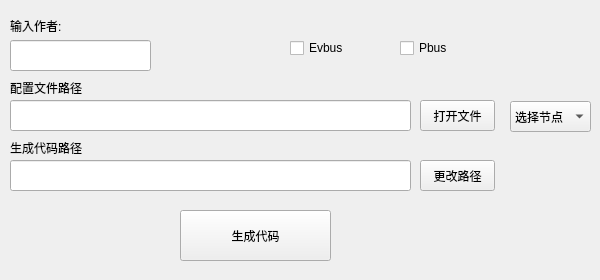
<?xml version="1.0" encoding="UTF-8"?>
<ui version="4.0">
 <class>MainWin</class>
 <widget class="QWidget" name="MainWin">
  <property name="geometry">
   <rect>
    <x>0</x>
    <y>0</y>
    <width>600</width>
    <height>280</height>
   </rect>
  </property>
  <property name="sizePolicy">
   <sizepolicy hsizetype="Fixed" vsizetype="Fixed">
    <horstretch>0</horstretch>
    <verstretch>0</verstretch>
   </sizepolicy>
  </property>
  <property name="minimumSize">
   <size>
    <width>600</width>
    <height>280</height>
   </size>
  </property>
  <property name="maximumSize">
   <size>
    <width>600</width>
    <height>280</height>
   </size>
  </property>
  <property name="windowTitle">
   <string>Rte代码生成工具</string>
  </property>
  <widget class="QPushButton" name="pushButton_openfile">
   <property name="geometry">
    <rect>
     <x>420</x>
     <y>100</y>
     <width>75</width>
     <height>31</height>
    </rect>
   </property>
   <property name="toolTip">
    <string>选择要打开的配置文件</string>
   </property>
   <property name="text">
    <string>打开文件</string>
   </property>
  </widget>
  <widget class="QLabel" name="label">
   <property name="geometry">
    <rect>
     <x>10</x>
     <y>80</y>
     <width>81</width>
     <height>16</height>
    </rect>
   </property>
   <property name="text">
    <string>配置文件路径</string>
   </property>
  </widget>
  <widget class="QLineEdit" name="lineEdit">
   <property name="geometry">
    <rect>
     <x>10</x>
     <y>100</y>
     <width>401</width>
     <height>31</height>
    </rect>
   </property>
  </widget>
  <widget class="QPushButton" name="pushButton_startcreat">
   <property name="geometry">
    <rect>
     <x>180</x>
     <y>210</y>
     <width>151</width>
     <height>51</height>
    </rect>
   </property>
   <property name="text">
    <string>生成代码</string>
   </property>
  </widget>
  <widget class="QLineEdit" name="lineEdit_authorName">
   <property name="geometry">
    <rect>
     <x>10</x>
     <y>40</y>
     <width>141</width>
     <height>31</height>
    </rect>
   </property>
  </widget>
  <widget class="QLabel" name="label_author">
   <property name="geometry">
    <rect>
     <x>10</x>
     <y>20</y>
     <width>54</width>
     <height>12</height>
    </rect>
   </property>
   <property name="text">
    <string>输入作者:</string>
   </property>
  </widget>
  <widget class="QLineEdit" name="lineEdit_codesave_path">
   <property name="geometry">
    <rect>
     <x>10</x>
     <y>160</y>
     <width>401</width>
     <height>31</height>
    </rect>
   </property>
  </widget>
  <widget class="QPushButton" name="pushButton_filesave">
   <property name="geometry">
    <rect>
     <x>420</x>
     <y>160</y>
     <width>75</width>
     <height>31</height>
    </rect>
   </property>
   <property name="toolTip">
    <string>默认为程序所在路径</string>
   </property>
   <property name="text">
    <string>更改路径</string>
   </property>
  </widget>
  <widget class="QLabel" name="label_2">
   <property name="geometry">
    <rect>
     <x>10</x>
     <y>140</y>
     <width>81</width>
     <height>16</height>
    </rect>
   </property>
   <property name="text">
    <string>生成代码路径</string>
   </property>
  </widget>
  <widget class="QCheckBox" name="checkBox_Evbus">
   <property name="geometry">
    <rect>
     <x>290</x>
     <y>40</y>
     <width>71</width>
     <height>16</height>
    </rect>
   </property>
   <property name="text">
    <string>Evbus</string>
   </property>
  </widget>
  <widget class="QCheckBox" name="checkBox_Pbus">
   <property name="geometry">
    <rect>
     <x>400</x>
     <y>40</y>
     <width>71</width>
     <height>16</height>
    </rect>
   </property>
   <property name="text">
    <string>Pbus</string>
   </property>
  </widget>
  <widget class="QComboBox" name="comboBox_choseNode">
   <property name="geometry">
    <rect>
     <x>510</x>
     <y>101</y>
     <width>81</width>
     <height>31</height>
    </rect>
   </property>
   <item>
    <property name="text">
     <string>选择节点</string>
    </property>
   </item>
  </widget>
 </widget>
 <resources/>
 <connections/>
</ui>
